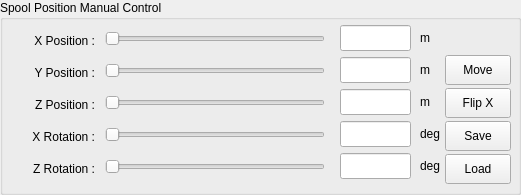
   <widget class="QGroupBox" name="groupBox_spool_manual">
    <property name="geometry">
     <rect>
      <x>355</x>
      <y>5</y>
      <width>521</width>
      <height>195</height>
     </rect>
    </property>
    <property name="title">
     <string>Spool Position Manual Control</string>
    </property>
    <widget class="QLabel" name="label_spool_x_pos">
     <property name="geometry">
      <rect>
       <x>15</x>
       <y>30</y>
       <width>80</width>
       <height>21</height>
      </rect>
     </property>
     <property name="text">
      <string>X Position :</string>
     </property>
     <property name="alignment">
      <set>Qt::AlignRight|Qt::AlignTrailing|Qt::AlignVCenter</set>
     </property>
    </widget>
    <widget class="QSlider" name="slider_spool_x_pos">
     <property name="geometry">
      <rect>
       <x>105</x>
       <y>28</y>
       <width>220</width>
       <height>22</height>
      </rect>
     </property>
     <property name="orientation">
      <enum>Qt::Horizontal</enum>
     </property>
    </widget>
    <widget class="QLineEdit" name="edit_spool_x_pos">
     <property name="geometry">
      <rect>
       <x>340</x>
       <y>25</y>
       <width>71</width>
       <height>26</height>
      </rect>
     </property>
    </widget>
    <widget class="QLabel" name="label_spool_x_unit">
     <property name="geometry">
      <rect>
       <x>420</x>
       <y>30</y>
       <width>30</width>
       <height>16</height>
      </rect>
     </property>
     <property name="text">
      <string>m</string>
     </property>
    </widget>
    <widget class="QLabel" name="label_spool_y_pos">
     <property name="geometry">
      <rect>
       <x>15</x>
       <y>62</y>
       <width>80</width>
       <height>21</height>
      </rect>
     </property>
     <property name="text">
      <string>Y Position :</string>
     </property>
     <property name="alignment">
      <set>Qt::AlignRight|Qt::AlignTrailing|Qt::AlignVCenter</set>
     </property>
    </widget>
    <widget class="QSlider" name="slider_spool_y_pos">
     <property name="geometry">
      <rect>
       <x>105</x>
       <y>60</y>
       <width>220</width>
       <height>22</height>
      </rect>
     </property>
     <property name="orientation">
      <enum>Qt::Horizontal</enum>
     </property>
    </widget>
    <widget class="QLineEdit" name="edit_spool_y_pos">
     <property name="geometry">
      <rect>
       <x>340</x>
       <y>57</y>
       <width>71</width>
       <height>26</height>
      </rect>
     </property>
    </widget>
    <widget class="QLabel" name="label_spool_y_unit">
     <property name="geometry">
      <rect>
       <x>420</x>
       <y>62</y>
       <width>30</width>
       <height>16</height>
      </rect>
     </property>
     <property name="text">
      <string>m</string>
     </property>
    </widget>
    <widget class="QLabel" name="label_spool_z_pos">
     <property name="geometry">
      <rect>
       <x>15</x>
       <y>94</y>
       <width>80</width>
       <height>21</height>
      </rect>
     </property>
     <property name="text">
      <string>Z Position :</string>
     </property>
     <property name="alignment">
      <set>Qt::AlignRight|Qt::AlignTrailing|Qt::AlignVCenter</set>
     </property>
    </widget>
    <widget class="QSlider" name="slider_spool_z_pos">
     <property name="geometry">
      <rect>
       <x>105</x>
       <y>92</y>
       <width>220</width>
       <height>22</height>
      </rect>
     </property>
     <property name="orientation">
      <enum>Qt::Horizontal</enum>
     </property>
    </widget>
    <widget class="QLineEdit" name="edit_spool_z_pos">
     <property name="geometry">
      <rect>
       <x>340</x>
       <y>89</y>
       <width>71</width>
       <height>26</height>
      </rect>
     </property>
    </widget>
    <widget class="QLabel" name="label_spool_z_unit">
     <property name="geometry">
      <rect>
       <x>420</x>
       <y>94</y>
       <width>30</width>
       <height>16</height>
      </rect>
     </property>
     <property name="text">
      <string>m</string>
     </property>
    </widget>
    <widget class="QPushButton" name="btn_spool_position_move">
     <property name="geometry">
      <rect>
       <x>445</x>
       <y>55</y>
       <width>66</width>
       <height>30</height>
      </rect>
     </property>
     <property name="text">
      <string>Move</string>
     </property>
    </widget>
    <widget class="QPushButton" name="btn_spool_flip_x">
     <property name="geometry">
      <rect>
       <x>445</x>
       <y>88</y>
       <width>66</width>
       <height>30</height>
      </rect>
     </property>
     <property name="text">
      <string>Flip X</string>
     </property>
    </widget>
    <widget class="QPushButton" name="btn_spool_pose_save">
     <property name="geometry">
      <rect>
       <x>445</x>
       <y>121</y>
       <width>66</width>
       <height>30</height>
      </rect>
     </property>
     <property name="text">
      <string>Save</string>
     </property>
    </widget>
    <widget class="QPushButton" name="btn_spool_pose_load">
     <property name="geometry">
      <rect>
       <x>445</x>
       <y>154</y>
       <width>66</width>
       <height>30</height>
      </rect>
     </property>
     <property name="text">
      <string>Load</string>
     </property>
    </widget>
    <widget class="QLabel" name="label_spool_x_rot">
     <property name="geometry">
      <rect>
       <x>15</x>
       <y>126</y>
       <width>80</width>
       <height>21</height>
      </rect>
     </property>
     <property name="text">
      <string>X Rotation :</string>
     </property>
     <property name="alignment">
      <set>Qt::AlignRight|Qt::AlignTrailing|Qt::AlignVCenter</set>
     </property>
    </widget>
    <widget class="QSlider" name="slider_spool_x_rot">
     <property name="geometry">
      <rect>
       <x>105</x>
       <y>124</y>
       <width>220</width>
       <height>22</height>
      </rect>
     </property>
     <property name="orientation">
      <enum>Qt::Horizontal</enum>
     </property>
    </widget>
    <widget class="QLineEdit" name="edit_spool_x_rot">
     <property name="geometry">
      <rect>
       <x>340</x>
       <y>121</y>
       <width>71</width>
       <height>26</height>
      </rect>
     </property>
    </widget>
    <widget class="QLabel" name="label_spool_x_rot_unit">
     <property name="geometry">
      <rect>
       <x>420</x>
       <y>126</y>
       <width>30</width>
       <height>16</height>
      </rect>
     </property>
     <property name="text">
      <string>deg</string>
     </property>
    </widget>
    <widget class="QLabel" name="label_spool_z_rot">
     <property name="geometry">
      <rect>
       <x>15</x>
       <y>158</y>
       <width>80</width>
       <height>21</height>
      </rect>
     </property>
     <property name="text">
      <string>Z Rotation :</string>
     </property>
     <property name="alignment">
      <set>Qt::AlignRight|Qt::AlignTrailing|Qt::AlignVCenter</set>
     </property>
    </widget>
    <widget class="QSlider" name="slider_spool_z_rot">
     <property name="geometry">
      <rect>
       <x>105</x>
       <y>156</y>
       <width>220</width>
       <height>22</height>
      </rect>
     </property>
     <property name="orientation">
      <enum>Qt::Horizontal</enum>
     </property>
    </widget>
    <widget class="QLineEdit" name="edit_spool_z_rot">
     <property name="geometry">
      <rect>
       <x>340</x>
       <y>153</y>
       <width>71</width>
       <height>26</height>
      </rect>
     </property>
    </widget>
    <widget class="QLabel" name="label_spool_z_rot_unit">
     <property name="geometry">
      <rect>
       <x>420</x>
       <y>158</y>
       <width>30</width>
       <height>16</height>
      </rect>
     </property>
     <property name="text">
      <string>deg</string>
     </property>
    </widget>
   </widget>
